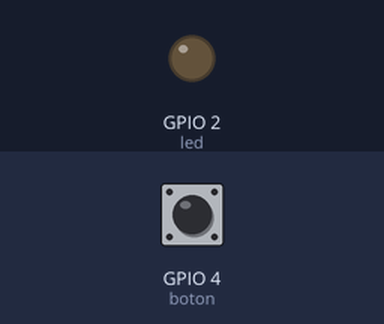
Bench run of a program on a simulated ESP32 board running MicroPython. Parts: output pins drawn as LEDs (lit = HIGH). The inputs (shaded band) are chosen by the test bench; at power-on: GPIO 4 (boton) LOW. What the program prints to the serial console is not drawn.

Above: at 1.2 s.
1.3 s: GPIO 4 (boton) pulled HIGH for 0.15 s
At 1.37 s:
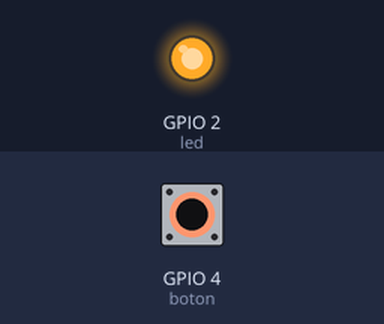
2.9 s: GPIO 4 (boton) pulled HIGH for 3.2 s
At 6.6 s:
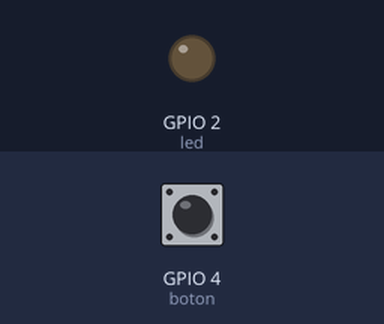
Timing chart, 0 to 8.1 s (numbered marks = the images above; inputs shaded):
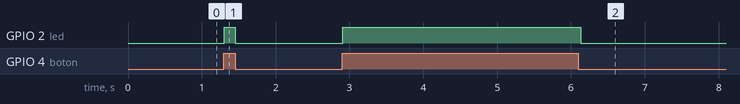

Measured:
- after the input at 1.3 s, GPIO 2 (led): LOW → HIGH at once, → LOW 0.15 s later
- after the input at 2.9 s, GPIO 2 (led): LOW → HIGH at once, → LOW 3.2 s later

The program:

main.py
```python
"""
Botón con LED - ESP32 con MicroPython
====================================
Hardware: ESP32 DevKit V1
Componentes: 1 LED, 1 resistor 220Ω, 1 botón pulsador
Conexionado: GPIO 2 -> LED, GPIO 4 -> Botón
Lenguaje: MicroPython
Lógica: El LED se enciende mientras se presiona el botón
"""

from machine import Pin
import time

# Configuración de pines
# LED en GPIO 2 como salida
led = Pin(2, Pin.OUT)
led.value(0)  # Iniciar apagado

# Botón en GPIO 4 como entrada con pull-down interno
# Pull-down: cuando no se presiona, el pin lee 0 (bajo)
boton = Pin(4, Pin.IN, Pin.PULL_DOWN)

# Contador de pulsaciones
pulsaciones = 0

# Mensaje inicial
print("=" * 50)
print("Ejemplo: Botón con LED")
print("GPIO 2 -> LED, GPIO 4 -> Botón")
print("Presiona el botón para encender el LED")
print("=" * 50)

# Bucle principal
while True:
    # Leer estado del botón
    estado_boton = boton.value()

    if estado_boton == 1:  # Botón presionado (nivel alto)
        led.value(1)  # Encender LED
        pulsaciones += 1
        print(f"🔘 Botón PRESIONADO (pulsación #{pulsaciones})")
    else:  # Botón no presionado (nivel bajo)
        led.value(0)  # Apagar LED

    # Pequeña pausa para evitar rebotes
    time.sleep(0.05)
```
